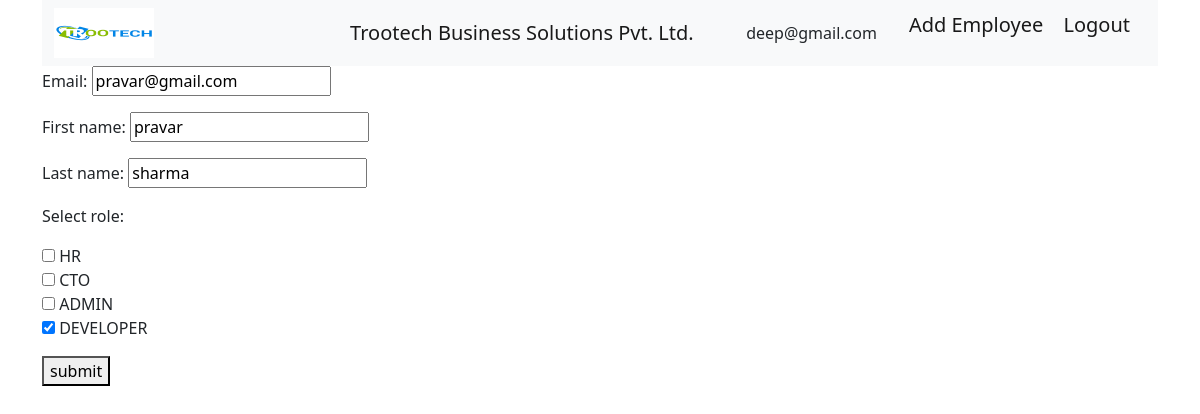
Before: /employee_edit/111 (signed in) with the older database file.
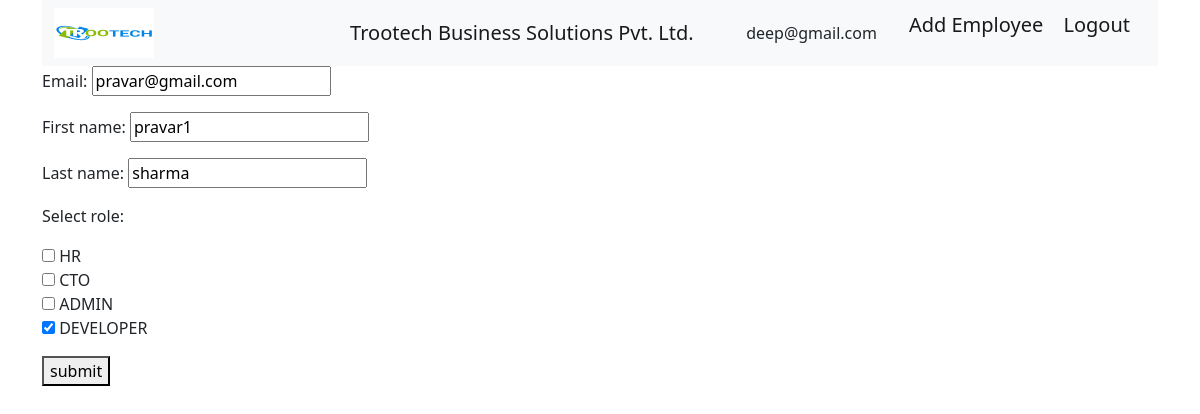
After: the same page with the newer database file.
### employee/models.py (models this page shows, shortened)
class Employee(AbstractUser):
    username = models.CharField(max_length=150, blank=True, unique=False)
    email = models.EmailField(max_length=100, unique=True)
    select_role = models.ManyToManyField(Depatment)
    USERNAME_FIELD = 'email'
    REQUIRED_FIELDS = ['username']
    is_deleted = models.BooleanField(default=False)
    @property
    def get_roles(self):
        return [select_value['name'] for select_value in self.select_role.values('name')]

### employee/views.py (the view, shortened to what this page needs)
# urls.py: path('employee_edit/<int:pk>',views.EmployeeEditForm.as_view(),name='employee_edit'),
class EmployeeEditForm(LoginRequiredMixin,UpdateView):
    template_name ='employee_edit.html'
    form_class = EmployeeEdit
    model = Employee
    success_url = reverse_lazy('employee_list')

### employee/forms.py
class EmployeeEdit(forms.ModelForm):
    select_role = forms.ModelMultipleChoiceField(widget=forms.CheckboxSelectMultiple,queryset=Depatment.objects.all())
    class Meta:
        model = Employee
        fields = ['email','first_name','last_name','select_role']

### employee/models.py (called while the page is built)
    def __str__(self):
        return self.name

### templates/employee_edit.html (shortened to what this page needs)
{% include 'employee_base.html' %}
<!DOCTYPE html>
<html>
    <body class="container">
        <form method="POST">
            {{ form.as_p}}
        <button type="update">submit</button>
        </form>
    </body>
</html>

Changed rows visible on the page:
changed Employee "pravar@gmail.com": first_name "pravar" → "pravar1"
